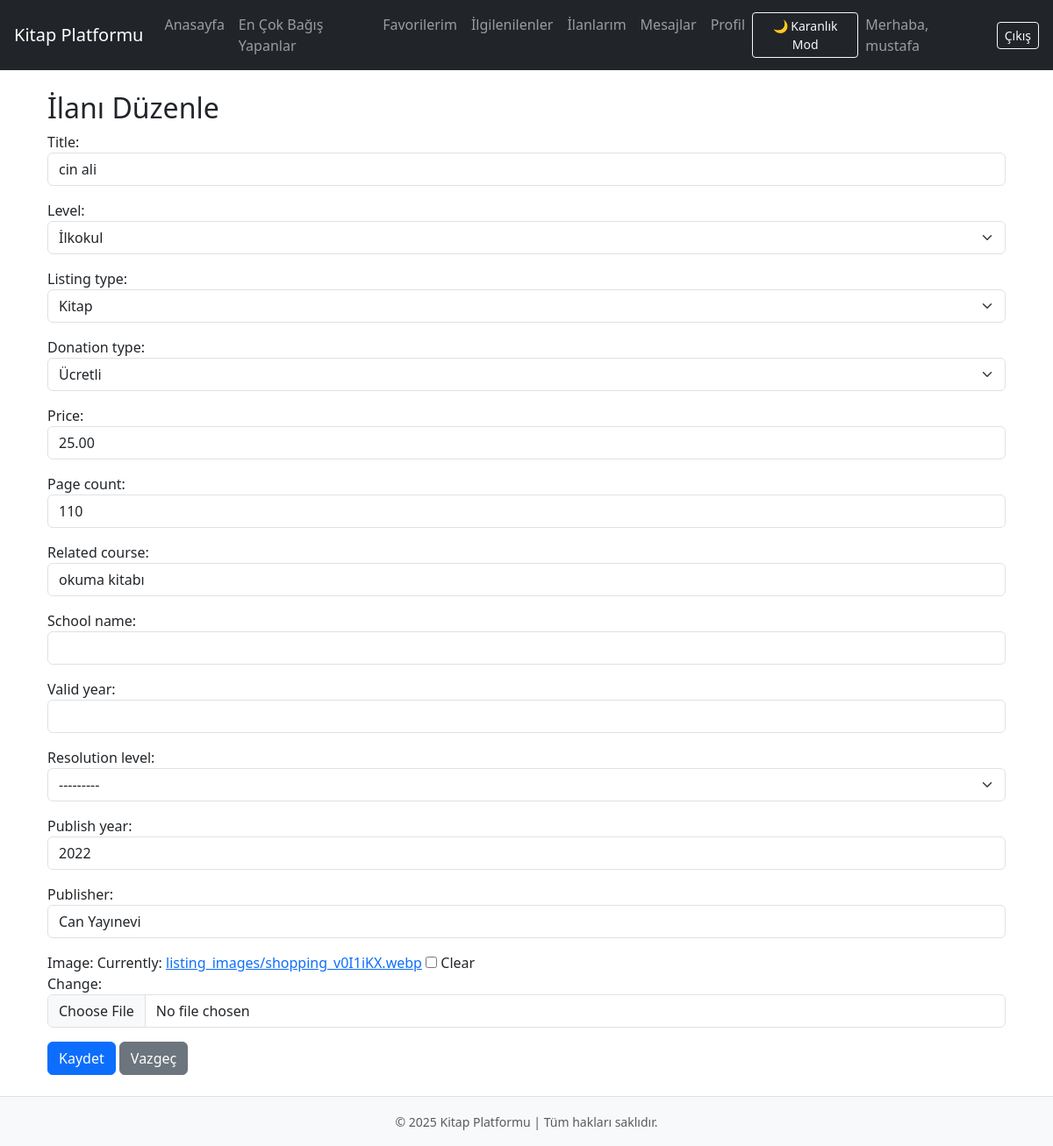
/listing/1/edit/ (signed in), run on the app's committed database.
### listings/models.py (models this page shows, shortened)
class Listing(models.Model):
    TYPE_CHOICES = [
        ('book', 'Kitap'),
        ('note', 'Ders Notu'),
    ]
    DONATION_TYPE_CHOICES = [
        ('free', 'Bağış'),
        ('paid', 'Ücretli'),
    ]
    RESOLUTION_LEVEL_CHOICES = [
        ('low', 'Az Çözülmüş'),
        ('medium', 'Orta Çözülmüş'),
        ('high', 'Çok Çözülmüş'),
        ('full', 'Hepsi Çözülmüş'),
    ]
    LEVEL_CHOICES = [
        ('primary', 'İlkokul'),
        ('middle', 'Ortaokul'),
        ('high', 'Lise'),
        ('university', 'Üniversite'),
        ('general', 'Genel'),
    ]
    title = models.CharField(max_length=200)  # Ürün adı için
    level = models.CharField(max_length=20, choices=LEVEL_CHOICES, default='general')  # Seviye için
    listing_type = models.CharField(max_length=10, choices=TYPE_CHOICES)
    donation_type = models.CharField(max_length=10, choices=DONATION_TYPE_CHOICES)
    price = models.DecimalField(max_digits=6, decimal_places=2, blank=True, null=True)
    page_count = models.PositiveIntegerField()
    related_course = models.CharField(max_length=100)
    school_name = models.CharField(max_length=200, blank=True, null=True)
    valid_year = models.PositiveIntegerField(blank=True, null=True)
    resolution_level = models.CharField(max_length=10, choices=RESOLUTION_LEVEL_CHOICES, blank=True, null=True)
    publish_year = models.PositiveIntegerField(blank=True, null=True)
    publisher = models.CharField(max_length=200, blank=True, null=True)
    user = models.ForeignKey(User, on_delete=models.CASCADE)
    created_at = models.DateTimeField(auto_now_add=True)
    image = models.ImageField( upload_to='listing_images/',default='listing_images/default.png',blank=True,null=True)

### listings/views.py (the view)
# urls.py: path('listing/<int:pk>/edit/', views.edit_listing, name='edit_listing'),
@login_required
def edit_listing(request, pk):
    listing = get_object_or_404(Listing, pk=pk, user=request.user)
    if request.method == 'POST':
        form = ListingForm(request.POST, request.FILES, instance=listing)
        if form.is_valid():
            form.save()
            return redirect('my_listings')  # düzenlendikten sonra ilanlarım sayfasına dön
    else:
        form = ListingForm(instance=listing)
    return render(request, 'listing/edit_listing.html', {'form': form, 'listing': listing})

### templates/listing/edit_listing.html (shortened to what this page needs)
{% extends 'base.html' %}
{% block content %}
<div class="container mt-4">
  <h2>İlanı Düzenle</h2>
  <form method="post" enctype="multipart/form-data">
    {{ form.as_p }}
    <button type="submit" class="btn btn-primary">Kaydet</button>
    <a href="{% url 'my_listings' %}" class="btn btn-secondary">Vazgeç</a>
  </form>
</div>
{% endblock %}

### templates/navbar.html (shortened to what this page needs)
<nav class="navbar navbar-expand-lg navbar-dark bg-dark px-3">
  <a class="navbar-brand" href="{% url 'home' %}">Kitap Platformu</a>
 <div class="collapse navbar-collapse">
    {% if user.is_authenticated %}
    <ul class="navbar-nav me-auto mb-2 mb-lg-0">
      <li class="nav-item"><a class="nav-link" href="{% url 'home' %}">Anasayfa</a></li>
      <li class="nav-item"><a class="nav-link" href="{% url 'top_donors' %}">En Çok Bağış Yapanlar</a></li>
      <li class="nav-item"><a class="nav-link" href="{% url 'favorites_list' %}">Favorilerim</a></li>
      <li class="nav-item"><a class="nav-link" href="{% url 'interested_list' %}">İlgilenilenler</a></li>
      <li class="nav-item"><a class="nav-link" href="{% url 'my_listings' %}">İlanlarım</a></li>
      <li class="nav-item"><a class="nav-link" href="{% url 'conversation_list' %}">Mesajlar</a></li>
      <li class="nav-item"><a class="nav-link" href="{% url 'profile' %}">Profil</a></li>
    </ul>
    {% endif %}
  </div>
  <div class="d-flex align-items-center">
    {% if user.is_authenticated %}
    <form action="{% url 'toggle_dark_mode' %}" method="post" class="me-2">
      <button type="submit" class="btn btn-outline-light btn-sm">
        {% if request.COOKIES.dark_mode == 'true' %}☀️ Aydınlık Mod{% else %}🌙 Karanlık Mod{% endif %}
      </button>
    </form>
    <span class="navbar-text me-3">Merhaba, {{ user.username }}</span>
    <form action="{% url 'logout' %}" method="post" style="display:inline;">
      <button type="submit" class="btn btn-outline-light btn-sm">Çıkış</button>
    </form>
    {% else %}
      <a href="{% url 'login' %}" class="btn btn-outline-light btn-sm me-2">Giriş</a>
      <a href="{% url 'register' %}" class="btn btn-outline-light btn-sm">Kayıt</a>
    {% endif %}
  </div>
</nav>

### data on the page
Listing: title "cin ali", level "İlkokul", listing_type "Kitap", donation_type "Ücretli", price "25.00", page_count "110", related_course "okuma kitabı", resolution_level "---------", publish_year "2022", publisher "Can Yayınevi"

### other printed values
{{ user.username }} "mustafa"
